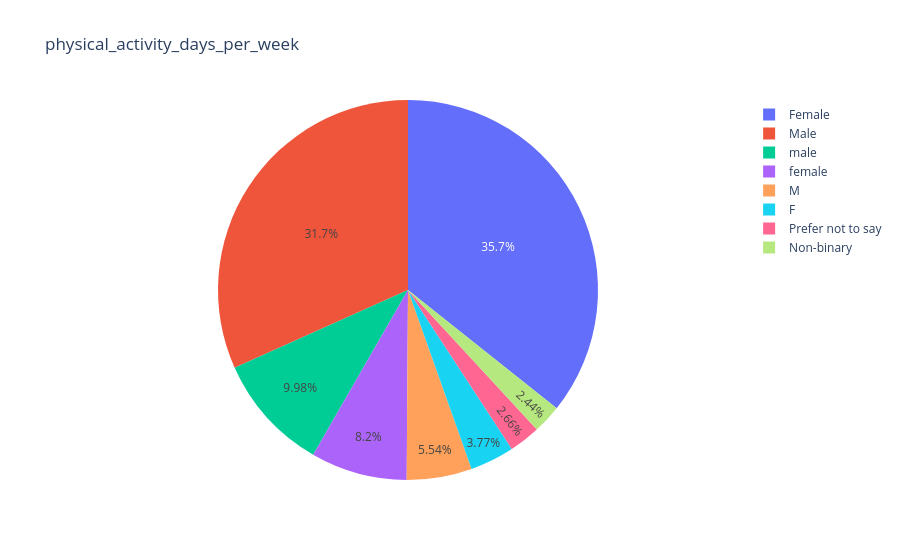

Notebook code for this chart:
### Code cell
import plotly.express as px


fig=px.pie(df,title='physical_activity_days_per_week',names='gender',hover_data=['daily_screen_time_hours','daily_sleep_hours'])
fig.show()

### Figure 1 — Plotly figure (JSON) as saved in the notebook; plotly's stock layout.template omitted (floating-point values rounded to 4 significant figures; data arrays with more than 128 entries replaced by an {"elided": "..."} marker saying what was removed)
{"data": [{"customdata": {"elided": "451x2 float values"}, "domain": {"x": [0, 1], "y": [0, 1]}, "hovertemplate": "gender=%{label}<br>daily_screen_time_hours=%{customdata[0]}<br>daily_sleep_hours=%{customdata[1]}<extra></extra>", "labels": {"elided": "451 str values"}, "legendgroup": "", "name": "", "showlegend": true, "type": "pie"}], "layout": {"legend": {"tracegroupgap": 0}, "title": {"text": "physical_activity_days_per_week"}}}
